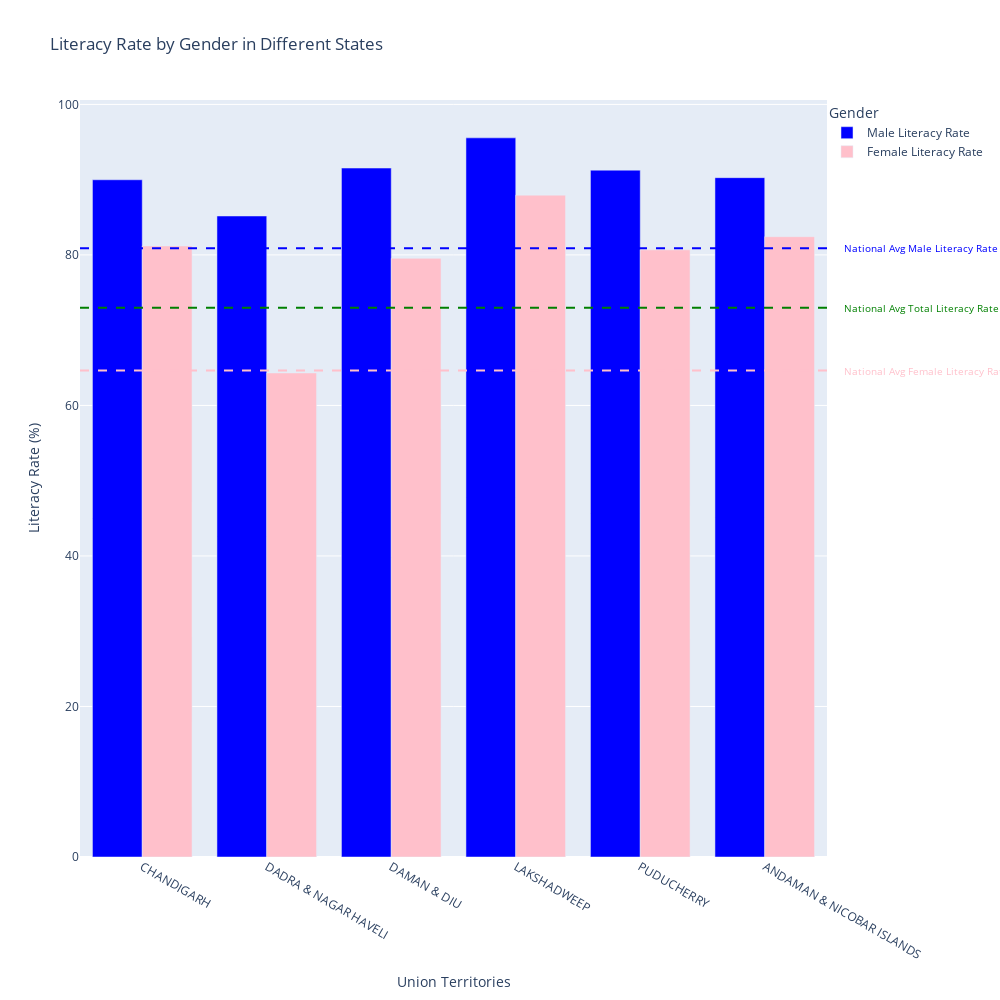

The code cell stored with this chart in its notebook:
### Code cell
# National average literacy rates (replace these values with actual national averages)
national_avg_male = 80.88
national_avg_female = 64.63
national_avg_total = 72.98

# Create a bar plot for male and female literacy rates
fig = go.Figure()

fig.add_trace(go.Bar(
    x=UT,
    y=male_lit_rate,
    name="Male Literacy Rate",
    marker_color='blue'
))

fig.add_trace(go.Bar(
    x=UT,
    y=female_lit_rate,
    name="Female Literacy Rate",
    marker_color='pink'
))

# Add horizontal lines for national averages with labels
fig.add_shape(
    type="line",
    x0=0,
    y0=national_avg_male,
    x1=1,
    y1=national_avg_male,
    line=dict(color="blue", width=2, dash="dash"),
    xref='paper',
    yref='y'
)
fig.add_annotation(
    x=1.02,
    y=national_avg_male,
    xref='paper',
    yref='y',
    text="National Avg Male Literacy Rate",
    showarrow=False,
    font=dict(color="blue", size=10),
    xanchor='left',
    yanchor='middle'
)

fig.add_shape(
    type="line",
    x0=0,
    y0=national_avg_female,
    x1=1,
    y1=national_avg_female,
    line=dict(color="pink", width=2, dash="dash"),
    xref='paper',
    yref='y'
)
fig.add_annotation(
    x=1.02,
    y=national_avg_female,
    xref='paper',
    yref='y',
    text="National Avg Female Literacy Rate",
    showarrow=False,
    font=dict(color="pink", size=10),
    xanchor='left',
    yanchor='middle'
)

fig.add_shape(
    type="line",
    x0=0,
    y0=national_avg_total,
    x1=1,
    y1=national_avg_total,
    line=dict(color="green", width=2, dash="dash"),
    xref='paper',
    yref='y'
)
fig.add_annotation(
    x=1.02,
    y=national_avg_total,
    xref='paper',
    yref='y',
    text="National Avg Total Literacy Rate",
    showarrow=False,
    font=dict(color="green", size=10),
    xanchor='left',
    yanchor='middle'
)

#Update Layout
fig.update_layout(
    title="Literacy Rate by Gender in Different States",
    xaxis_title="Union Territories",
    yaxis_title="Literacy Rate (%)",
    barmode='group',
    legend_title="Gender",
    width=1000,
    height=1000,
    # Adjust legend layout
    legend=dict(
        x=1,
        y=1,
        bgcolor='rgba(255, 255, 255, 0)',
        bordercolor='rgba(255, 255, 255, 0)' 
    
   )
    
)
# Show the plot
fig.show()

# Conversion of png image to html to view interactive plot
fig.write_html("literacy_rate_by_gender_UTs.html")

### Figure 1 — Plotly figure (JSON) as saved in the notebook; plotly's stock layout.template omitted (floating-point values rounded to 4 significant figures)
{"data": [{"marker": {"color": "blue"}, "name": "Male Literacy Rate", "type": "bar", "x": ["CHANDIGARH", "DADRA & NAGAR HAVELI", "DAMAN & DIU", "LAKSHADWEEP", "PUDUCHERRY", "ANDAMAN & NICOBAR ISLANDS"], "y": [89.99, 85.17, 91.54, 95.56, 91.26, 90.27]}, {"marker": {"color": "pink"}, "name": "Female Literacy Rate", "type": "bar", "x": ["CHANDIGARH", "DADRA & NAGAR HAVELI", "DAMAN & DIU", "LAKSHADWEEP", "PUDUCHERRY", "ANDAMAN & NICOBAR ISLANDS"], "y": [81.19, 64.32, 79.55, 87.95, 80.67, 82.43]}], "layout": {"annotations": [{"font": {"color": "blue", "size": 10}, "showarrow": false, "text": "National Avg Male Literacy Rate", "x": 1.02, "xanchor": "left", "xref": "paper", "y": 80.88, "yanchor": "middle", "yref": "y"}, {"font": {"color": "pink", "size": 10}, "showarrow": false, "text": "National Avg Female Literacy Rate", "x": 1.02, "xanchor": "left", "xref": "paper", "y": 64.63, "yanchor": "middle", "yref": "y"}, {"font": {"color": "green", "size": 10}, "showarrow": false, "text": "National Avg Total Literacy Rate", "x": 1.02, "xanchor": "left", "xref": "paper", "y": 72.98, "yanchor": "middle", "yref": "y"}], "barmode": "group", "height": 1000, "legend": {"bgcolor": "rgba(255, 255, 255, 0)", "bordercolor": "rgba(255, 255, 255, 0)", "title": {"text": "Gender"}, "x": 1, "y": 1}, "shapes": [{"line": {"color": "blue", "dash": "dash", "width": 2}, "type": "line", "x0": 0, "x1": 1, "xref": "paper", "y0": 80.88, "y1": 80.88, "yref": "y"}, {"line": {"color": "pink", "dash": "dash", "width": 2}, "type": "line", "x0": 0, "x1": 1, "xref": "paper", "y0": 64.63, "y1": 64.63, "yref": "y"}, {"line": {"color": "green", "dash": "dash", "width": 2}, "type": "line", "x0": 0, "x1": 1, "xref": "paper", "y0": 72.98, "y1": 72.98, "yref": "y"}], "title": {"text": "Literacy Rate by Gender in Different States"}, "width": 1000, "xaxis": {"title": {"text": "Union Territories"}}, "yaxis": {"title": {"text": "Literacy Rate (%)"}}}}
